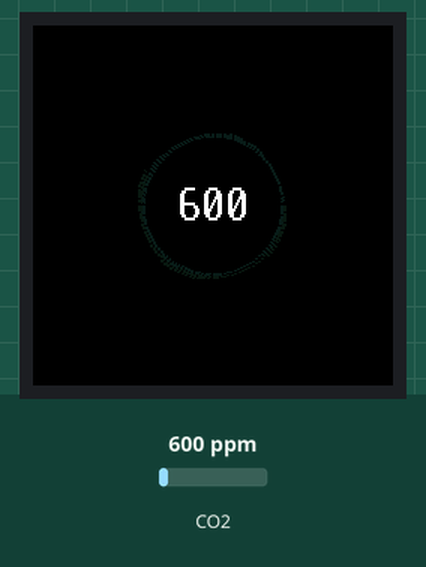
Recording of a program running on a simulated Raspberry Pi Pico running MicroPython. Parts: 240×240 colour display. The inputs (shaded band) are chosen by the test bench; at power-on: CO2 600 ppm. Random numbers come from a fixed seed; library files of the repository ran but are not shown: gc9a01py.py, vga1_16x32.py; what the program prints to the serial console is not drawn.

Above: at 1.7 s.
1.8 s: CO2 set to 1050 ppm
At 4.6 s:
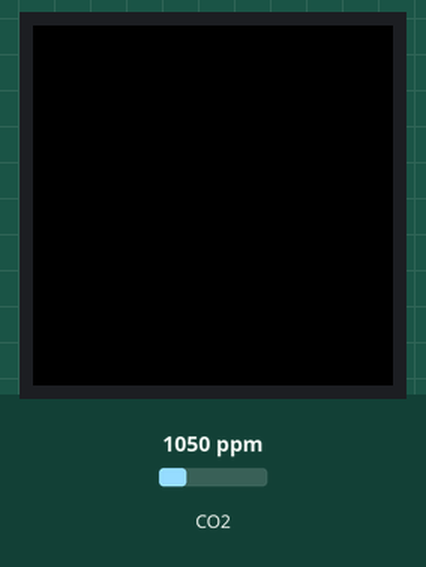
At 5.3 s:
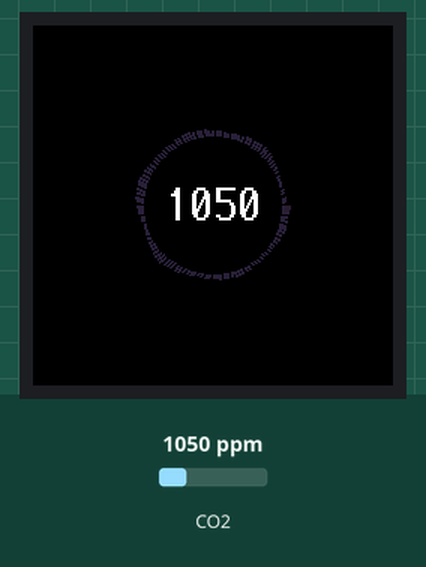
Timing chart, 0 to 6.8 s (numbered marks = the images above; inputs shaded):
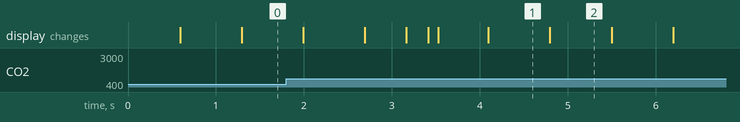

The program:

diff_growth_2.py
```python
import time
import math
import random
import gc # <-- Importation du Garbage Collector
from machine import Pin, SPI, UART
import gc9a01py
from fonts.romfonts import vga1_16x32 as font

# -----------------------
# LCD setup
# -----------------------
spi = SPI(1, baudrate=40000000, polarity=1, phase=1)
dc = Pin(8, Pin.OUT)
cs = Pin(9, Pin.OUT)
rst = Pin(12, Pin.OUT)
bl = Pin(13, Pin.OUT)
bl.on()
lcd = gc9a01py.GC9A01(spi, dc=dc, cs=cs, reset=rst)

# -----------------------
# CO2 sensor
# -----------------------
uart = UART(0, baudrate=9600, tx=Pin(0), rx=Pin(1))
cmd = b"\xFF\x01\x86\x00\x00\x00\x00\x00\x79"

def read_mhz19():
    uart.write(cmd)
    time.sleep(0.05)
    if uart.any() >= 9:
        d = uart.read(9)
        if d and len(d) == 9 and d[0] == 0xFF and d[1] == 0x86:
            return d[2]*256 + d[3]
    return None

# -----------------------
# Colors
# -----------------------
def rgb(r,g,b):
    return gc9a01py.color565(int(r), int(g), int(b))

VERY_GOOD_COLORS = [(180,255,180),(140,255,220)]
GOOD_COLORS = [(130,255,150),(100,255,255)]
MEDIUM_COLORS = [(140,140,255),(255,160,255)]
BAD_COLOR = (255,90,90)

def interp_color(c1,c2,t):
    return (
        int(c1[0]*(1-t)+c2[0]*t),
        int(c1[1]*(1-t)+c2[1]*t),
        int(c1[2]*(1-t)+c2[2]*t)
    )

# -----------------------
# Animation parameters
# -----------------------
cx, cy = 120, 120
text_radius = 42
num_rings = 8 # AUGMENTÉ: 8 anneaux pour un meilleur remplissage
segments = 120 # OPTIMISATION: Réduit à 120 segments
pulse_speed = 0.25
RING_THICKNESS = 2
RING_SPACING = 10 # RÉDUIT: Espacement entre les anneaux
MAX_LEN_FACTOR = 0.3

ring_lengths = [[0 for _ in range(segments)] for _ in range(num_rings)]
ring_alphas = [[0 for _ in range(segments)] for _ in range(num_rings)]
ring_phases = [random.random()*2*math.pi for _ in range(num_rings)]

# -----------------------
# Draw one ring with alpha
# -----------------------
def draw_ring_alpha(lcd, cx, cy, radius, lengths, alphas, color, thickness):
    for i in range(segments):
        col = tuple([c * alphas[i] for c in color])
        col565 = rgb(*col)
        angle = 2*math.pi*i/segments
        x0 = int(cx + radius * math.cos(angle))
        y0 = int(cy + radius * math.sin(angle))
        l = lengths[i]
        x1 = int(x0 + l * math.cos(angle))
        y1 = int(y0 + l * math.sin(angle))

        lcd.line(x0, y0, x1, y1, col565)

        if thickness > 1:
            dx = x1 - x0
            dy = y1 - y0
            if abs(dx) > abs(dy):
                for t in range(1, thickness):
                    lcd.line(x0, y0 + t, x1, y1 + t, col565)
            else:
                for t in range(1, thickness):
                    lcd.line(x0 + t, y0, x1 + t, y1, col565)


# -----------------------
# Initial state
# -----------------------
lcd.fill(gc9a01py.BLACK)
last_ppm_value = None
t = 0
gc.collect() # <-- LIBÉRATION DE MÉMOIRE après l'initialisation

# -----------------------
# MAIN LOOP
# -----------------------
while True:

    # Effacement de la zone de l'animation pour la fluidité
    lcd.fill_rect(cx - 120, cy - 120, 240, 240, gc9a01py.BLACK)

    # ---- Lecture CO₂ ----
    co2_value = read_mhz19()
    if co2_value is None:
        co2_value = 0

    print("CO2 =", co2_value, "ppm")

    # ---- Affichage CO₂ ----
    lcd.text(font, str(co2_value), cx - (len(str(co2_value))*8), cy - 16, rgb(255,255,255))
    last_ppm_value = co2_value


    # ---- Définition des couleurs, longueurs et complexité de la rampe ----

    # NOUVEAU: Définition des longueurs minimales et maximales
    MIN_LEN = 2

    if co2_value < 600:# very good
        base_color = interp_color(VERY_GOOD_COLORS[0], VERY_GOOD_COLORS[1], (math.sin(t)+1)/2)
        MAX_LEN = 15 # Max petite
        ramp_bumps = 2
        active_rings = 4
    elif co2_value < 800: # good
        base_color = interp_color(GOOD_COLORS[0], GOOD_COLORS[1], (math.sin(t)+1)/2)
        MAX_LEN = 25
        ramp_bumps = 4
        active_rings = 6
    elif co2_value < 1200: # medium
        base_color = interp_color(MEDIUM_COLORS[0], MEDIUM_COLORS[1], (math.sin(t)+1)/2)
        MAX_LEN = 40 # Max augmentée
        ramp_bumps = 6
        active_rings = 8
    else: # bad
        base_color = BAD_COLOR
        MAX_LEN = 60  # Max très grande
        ramp_bumps = 8
        active_rings = 10

    active_rings = min(active_rings, num_rings)


    # --- Anneaux Concentriques avec Rampe et Croissance Différentielle ---
    for r in range(num_rings):

        base_radius = text_radius + r * RING_SPACING

        # Croissance Différentielle
        radius = base_radius + math.sin(t + ring_phases[r]) * 5

        # Opacité de base (décroissance avec l'éloignement)
        # Note: L'anneau 0 (r=0) est plus opaque que l'anneau 7 (r=7)
        alpha_base = 0.8 - r * 0.1
        if alpha_base < 0.1: alpha_base = 0.1

        for i in range(segments):

            # Rampe Circulaire: La fréquence des bosses est dynamique
            ramp_factor_base = math.sin(i / segments * 2 * math.pi * ramp_bumps + t * 0.8)

            # NOUVEAU: Multiplicateur Excentrique (rampe plus forte à l'extérieur)
            # L'amplitude de la rampe augmente avec l'index de l'anneau 'r'
            ramp_amplitude = (0.5 + r * 0.05) # L'amplitude des bosses augmente légèrement vers l'extérieur
            ramp_factor = 0.5 + ramp_amplitude * ramp_factor_base

            # Longueur cible: [MIN_LEN] + [MAX_LEN] * [Rampe]
            target_len = MIN_LEN + (MAX_LEN - MIN_LEN) * MAX_LEN_FACTOR * ramp_factor

            # Transition de longueur
            ring_lengths[r][i] += (target_len - ring_lengths[r][i]) * 0.25

            # Disparition (si l'anneau n'est plus actif)
            if r < active_rings:
                ring_alphas[r][i] += (alpha_base - ring_alphas[r][i]) * 0.15
            else:
                ring_alphas[r][i] *= 0.60

        draw_ring_alpha(lcd, cx, cy, radius, ring_lengths[r], ring_alphas[r], base_color, RING_THICKNESS)

    t += pulse_speed
    time.sleep(0.03)
```

Measured:
- what the display in image 1 shows lasts 0.7 s, from 4.1 s to 4.8 s
